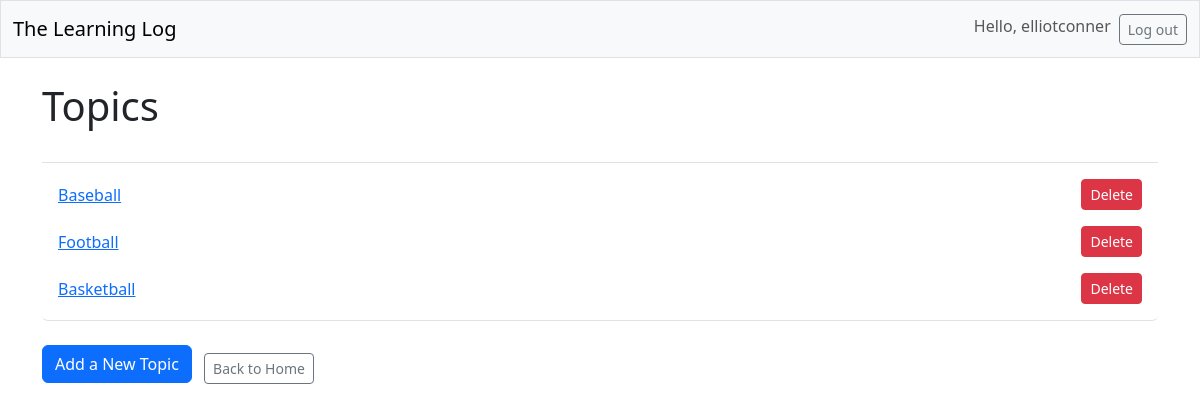
The app's page /topics/ (signed in) with its own data.
### learning_logs/models.py (models this page shows, shortened)
class Topic(models.Model):
    text = models.CharField(max_length=200)
    date_added = models.DateTimeField(auto_now_add=True)
    owner = models.ForeignKey(User, on_delete=models.CASCADE)

### learning_logs/views.py (the view)
# urls.py: path('topics/', views.topics, name='topics'),
@login_required
def topics(request):
    topics = Topic.objects.filter(owner=request.user).order_by('date_added')
    context = {'topics': topics}
    return render(request, 'learning_logs/topics.html', context)

### learning_logs/templates/learning_logs/topics.html (shortened to what this page needs)
{% extends "learning_logs/base.html" %}
{% block page_header %}
  <h1 class="mb-4">Topics</h1>
{% endblock page_header %}
{% block content %}
  <ul class="list-group border-bottom pb-2 mb-4">
    {% for topic in topics %}
      <li class="list-group-item border-0 d-flex justify-content-between align-items-center">
        <a href="{% url 'learning_logs:topic' topic.id %}">{{ topic.text }}</a>
        <form action="{% url 'learning_logs:delete_topic' topic.id %}" method="post" class="ms-3">
          <button class="btn btn-sm btn-danger" type="submit" onclick="return confirm('Are you sure you want to delete this topic?');">Delete</button>
        </form>
      </li>
    {% empty %}
      <li class="list-group-item border-0">No topics have been added yet.</li>
    {% endfor %}
  </ul>
  <a href="{% url 'learning_logs:new_topic' %}" class="btn btn-primary mb-2">Add a New Topic</a>
  <a href="{% url 'learning_logs:index' %}" class="btn btn-outline-secondary btn-sm ms-2">Back to Home</a>
{% endblock content %}

### learning_logs/templates/learning_logs/base.html (shortened to what this page needs)
<!doctype html>
<html lang="en">
<head>
    {% load django_bootstrap5 %}
    {% bootstrap_css %}
</head>
<body>
  <nav class="navbar navbar-expand-md navbar-light bg-light mb-4 border">
      <div class="container-fluid">
          <a class="navbar-brand" href="{% url 'learning_logs:index' %}">
              The Learning Log</a>
          <div class="collapse navbar-collapse" id="navbarCollapse">
              <ul class="navbar-nav ms-auto mb-2 mb-md-0">
                  {% if user.is_authenticated %}
                    <li class="nav-item">
                      <span class="navbar-text me-2">Hello, {{ user.username }}</span>
                    </li>
                    <li class="nav-item">
                      <form action="{% url 'accounts:logout' %}" method="post" class="d-inline">
                          <button name="submit" class="btn btn-outline-secondary btn-sm">Log out</button>
                      </form>
                    </li>
                  {% endif %}
              </ul>
          </div>
      </div>
  </nav>
  <main class="container">
      <div class="pb-2 mb-2 border-bottom">
          {% block page_header %}{% endblock page_header %}
      </div>
      <div>
          {% block content %}{% endblock content %}
      </div>
  </main>
</body>
</html>

### records on screen
Topic: text "Baseball"
Topic: text "Football"
Topic: text "Basketball"

### other values on screen
{{ user.username }} "elliotconner"
